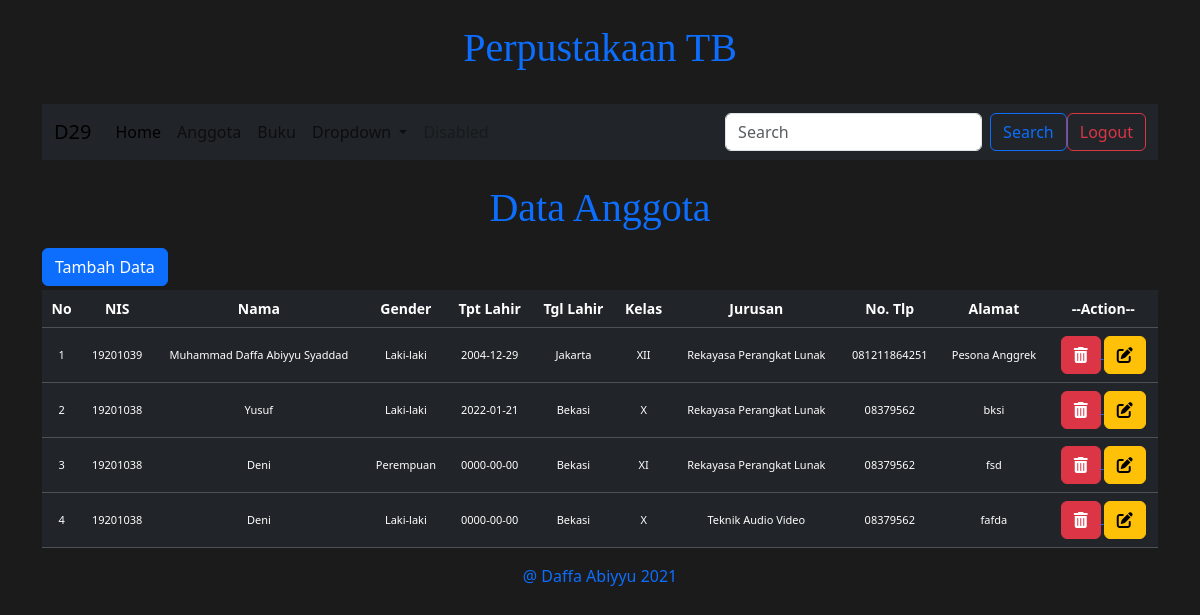
The app's page /dashboard.php?page=anggota (signed in) with its own data.
### tables this page shows
CREATE TABLE `anggota` (
  `id_anggota` int(11) NOT NULL,
  `nis` int(20) NOT NULL,
  `nama` varchar(50) NOT NULL,
  `jk` char(1) NOT NULL,
  `tpt_lahir` varchar(30) NOT NULL,
  `tgl_lahir` date NOT NULL,
  `id_kelas` int(11) NOT NULL,
  `id_jurusan` int(11) NOT NULL,
  `tlp` varchar(15) NOT NULL,
  `alamat` text NOT NULL
);

CREATE TABLE `kelas` (
  `id_kelas` int(11) NOT NULL,
  `nama_kelas` varchar(10) NOT NULL
);

CREATE TABLE `jurusan` (
  `id_jurusan` int(11) NOT NULL,
  `nama_jurusan` varchar(50) NOT NULL
);

### anggota.php (the view, shortened to what this page needs)
<?php
    if (isset($_SESSION['status'])) {
?>
<center><h1 class="mt-4 mb-3">Data Anggota</h1></center>
<button type="button" class="btn btn-primary mb-1" data-bs-toggle="modal" data-bs-target="#tambahanggota">
  Tambah Data
</button>
<table class="table table-dark table-hover">
    <tr class="text-center">
        <th>No</th>
        <th>NIS</th>
        <th>Nama</th>
        <th>Gender</th>
        <th>Tpt Lahir</th>
        <th>Tgl Lahir</th>
        <th>Kelas</th>
        <th>Jurusan</td>
        <th>No. Tlp</th>
        <th>Alamat</th>
        <th>--Action--</th>
    </tr>
    <?php
        $query = mysqli_query($konek,"SELECT * FROM anggota");
        $no = 1;
        foreach ($query as $row) {
    ?>
    <tr style="font-size: 11px; table-layout: fixed">
        <td align="center" valign="middle"><?php echo $no; ?></td>
        <td align="center" valign="middle"><?php echo $row['nis']; ?></td>
        <td align="center" valign="middle"><?php echo $row['nama']; ?></td>
        <td align="center" valign="middle"><?php echo $row['jk']=="L"?"Laki-laki":"Perempuan"; ?></td>
        <td align="center" valign="middle"><?php echo $row['tgl_lahir']; ?></td>
        <td align="center" valign="middle"><?php echo $row['tpt_lahir']; ?></td>
        <td align="center" valign="middle">
            <?php
             $idkelas = $row['id_kelas'];
             $querykelas = mysqli_query($konek, "SELECT * FROM kelas where id_kelas = '$idkelas'");
             foreach ($querykelas as $kelas) {
                 echo $kelas['nama_kelas'] ;
             }
            ?>
        </td>
        <td align="center" valign="middle">
            <?php
             $idjurusan = $row['id_jurusan'];
             $queryjurusan = mysqli_query($konek, "SELECT * FROM jurusan where id_jurusan = '$idjurusan'");
             foreach ($queryjurusan as $jurusan) {
                echo $jurusan['nama_jurusan'] ;
             }
           ?>
        </td>
        <td align="center" valign="middle"><?php echo $row['tlp']; ?></td>
        <td align="center" valign="middle"><?php echo $row['alamat']; ?></td>
        <td align="center" valign="middle">
            <a href="?page=anggota-delete&delete=&id=<?php echo $row['id_anggota'];?>">
                <button class="btn btn-danger"><i class="fas fa-trash-alt"></i></button>
            </a>
            <a href="?page=anggota-edit&edit=&id=<?php echo $row['id_anggota'];?>">
                <button class="btn btn-warning"><i class="fas fa-edit"></i></button>
            </a>
        </td>
    </tr>
    <?php
    $no++;
    }
    ?>
</table>
<?php
}
?>

### dashboard.php (shortened to what this page needs)
<?php
if (isset($_SESSION['status'])) {
    include('koneksi.php');
    $nama       = $_SESSION['nama'];
    $jabatan    = $_SESSION['jabatan'];
?>
<!DOCTYPE html>
<html lang="en">
<head>
    <link rel="stylesheet" href="bootstrap-5.1.3-dist/css/bootstrap.min.css">
    <link rel="stylesheet" href="fontawesome-free-5.15.4-web/css/all.min.css">
</head>
<body>
    <div class="container">
        <div class="row">
            <div class="col">
                <br>
                <h1><center>Perpustakaan TB</center></h1>
                <br>
            </div>
        </div>
        <div class="row">
            <div class="col">
                <nav class="navbar navbar-expand-lg navbar-primary bg-dark">
                    <div class="container-fluid">
                        <a class="navbar-brand" href="#">D29</a>
                        <div class="collapse navbar-collapse" id="navbarSupportedContent">
                        <ul class="navbar-nav me-auto mb-2 mb-lg-0">
                            <li class="nav-item">
                                <a class="nav-link active" aria-current="page" href="/perpustakaan/dashboard.php">Home</a>
                            </li>
                            <li class="nav-item">
                                <a class="nav-link" href="?page=anggota">Anggota</a>
                            </li>
                            <li class="nav-item">
                                <a class="nav-link" href="?page=buku">Buku</a>
                            </li>
                            <li class="nav-item dropdown">
                                <a class="nav-link dropdown-toggle" href="#" id="navbarDropdown" role="button" data-bs-toggle="dropdown" aria-expanded="false">
                                    Dropdown
                                </a>
                            </li>
                            <li class="nav-item">
                                <a class="nav-link disabled">Disabled</a>
                            </li>
                        </ul>
                        <form class="d-flex">
                            <input class="form-control me-2" type="search" placeholder="Search" aria-label="Search">
                            <button class="btn btn-outline-primary" type="submit">Search</button>
                        </form>
                        <a href="?page=logout"><button class="btn btn-outline-danger">Logout</button></a>
                        </div>
                    </div>
                </nav>
            </div>
        </div>
        <div class="row">
            <div class="col-12">
                <?php
                if(isset($_GET['page'])){
                    if ($_GET['page']=="anggota") {
                        include('anggota.php');
                    }elseif($_GET['page']=="anggota-delete"){
                        include('anggota-delete.php');
                    }elseif($_GET['page']=="anggota-insert"){
                        include('anggota-insert.php');
                    }elseif($_GET['page']=="anggota-edit"){
                        include('anggota-edit.php');
                    }elseif($_GET['page']=="anggota-edit-proses"){
                        include('anggota-edit-proses.php');
                    }elseif($_GET['page']=="petugas") {
                        include('petugas.php');
                    }elseif($_GET['page']=="petugas-delete"){
                        include('petugas-delete.php');
                    }elseif($_GET['page']=="petugas-insert"){
                        include('petugas-insert.php');
                    }elseif($_GET['page']=="petugas-edit"){
                        include('petugas-edit.php');
                    }elseif($_GET['page']=="petugas-edit-proses"){
                            include('petugas-edit-proses.php');
                    }elseif($_GET['page']=="logout"){
                        include('logout.php');
                    }else{
                        echo "<h1>Halaman yang anda cari tidak ditemukan!";
                    }
                }else{
                    echo "<br><br><center><h1>Selamat Datang ".$nama."</h1></center>";
                    echo "<center><h1>".$jabatan."</h1></center><br><br>";
                }
                ?>
            </div>
        </div>
        <div class="row">
            <div class="col">
                <center>@ Daffa Abiyyu 2021</center>
            </div>
        </div>
    </div>
</body>
</html>
<?php
}
else
{
    ?>
    <script>
    window.location.href='index.php';
    </script>
    <?php
}
?>

### dashboard.php (style rules this page uses)
table { max-width: 100%; font-size : 14px; }
body { background-color : #1b1b1c; }
h1 { color : #0d6efd; font-family : Georgia, serif; }
.container { color : #0d6efd; }
body { color : whitesmoke; }
th { color : #0d6efd; }
td { color : #FFC107; }

### records on screen
anggota: nis "19201039", nama "Muhammad Daffa Abiyyu Syaddad", jk "Laki-laki", tgl_lahir "2004-12-29", tpt_lahir "Jakarta", tlp "081211864251", alamat "Pesona Anggrek"
kelas: nama_kelas "XII"
jurusan: nama_jurusan "Rekayasa Perangkat Lunak"
anggota: nis "19201038", nama "Yusuf", jk "Laki-laki", tgl_lahir "2022-01-21", tpt_lahir "Bekasi", tlp "08379562", alamat "bksi"
kelas: nama_kelas "X"
anggota: nis "19201038", nama "Deni", jk "Perempuan", tgl_lahir "0000-00-00", tpt_lahir "Bekasi", tlp "08379562", alamat "fsd"
kelas: nama_kelas "XI"
anggota: nis "19201038", nama "Deni", jk "Laki-laki", tgl_lahir "0000-00-00", tpt_lahir "Bekasi", tlp "08379562", alamat "fafda"
jurusan: nama_jurusan "Teknik Audio Video"
